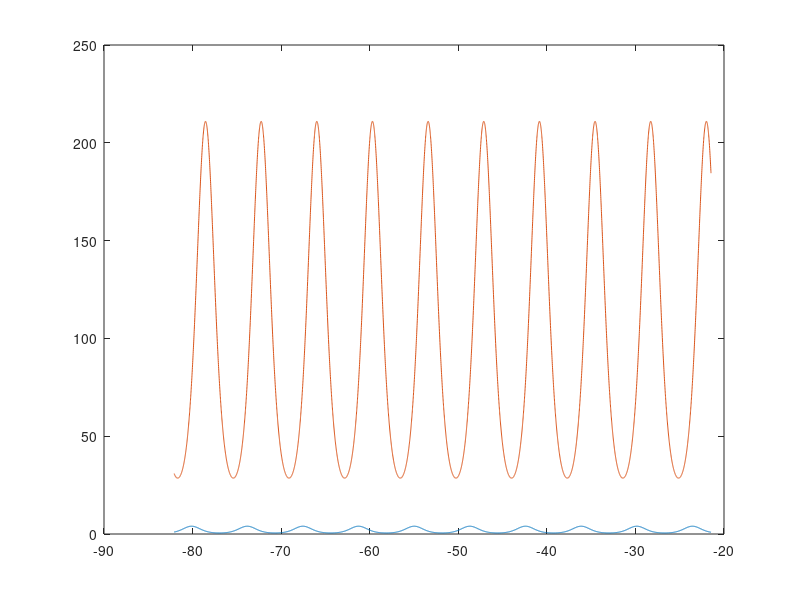

MATLAB code to generate this figure: (Note: this script raises an error after producing the figure.)

function main()
    fun = @trigbasic;
    size = 2;
    tstart=-100;
    tend=100;
    y0start=1;
    y0end=100;
    events=@eventsbasic;
    mass=[];

%     fun = @polybasic;
%     size = 2;
%     tstart=-10;
%     tend=10;
%     y0start=1;
%     y0end=1;
%     events=@eventsbasic;
%     mass=[];
    
    choices={'nonnegative','refine','tol'}%'tol','refine','nonnegative','step'};
    fileID = fopen('test.txt','w');
    for i=1:1
        execute_test(fun,size,tstart,tend,y0start,y0end,events,mass,choices,fileID)
    end
    
    
%     choices={};
%     fileID = fopen('basictest.txt','w');
%     execute_test(fun,size,tstart,tend,y0start,y0end,events,mass,choices,fileID)
%     
%     choices={'tol'};
%     fileID = fopen('toltest.txt','w');
%     execute_test(fun,size,tstart,tend,y0start,y0end,events,mass,choices,fileID)
%     
%     choices={'refine'};
%     fileID = fopen('refinetest.txt','w');
%     execute_test(fun,size,tstart,tend,y0start,y0end,events,mass,choices,fileID)
%     
%     choices={'nonnegative'};
%     fileID = fopen('nntest.txt','w');
%     execute_test(fun,size,tstart,tend,y0start,y0end,events,mass,choices,fileID)
%     
%     choices={'step'};
%     fileID = fopen('basic.txt','w');
%     execute_test(fun,size,tstart,tend,y0start,y0end,events,mass,choices,fileID)
%     
%     choices={'events'};
%     fileID = fopen('eventstest.txt','w');
%     execute_test(fun,size,tstart,tend,y0start,y0end,events,mass,choices,fileID)
%     
%     choices={'massmatrix'};
%     fileID = fopen('massmatrixtest.txt','w');
%     execute_test(fun,size,tstart,tend,y0start,y0end,events,mass,choices,fileID)
%     
%     choices={};
%     fileID = fopen('alltest.txt','w');
%     execute_test(fun,size,tstart,tend,y0start,y0end,events,mass,choices,fileID)
    
end

function execute_test(fun,size,tstart,tend,y0start,y0end,events,mass,choices,textfile)
    succ = false;
    while ~succ
        [y0,tspan]=randInput(size,tstart,tend,y0start,y0end);
        options = odeset();
        te=[];
        ye=[];
        ie=[];
        if any(strcmp(choices,'tol'))
            options = randTol(options,y0);
            disp(options)
        end
        if any(strcmp(choices,'refine'))
            options = randRefine(options);
        end
        if any(strcmp(choices,'nonnegative'))
            options = randNN(options,y0);
        end
        if any(strcmp(choices,'step'))
            options = randStep(options);
        end
        if any(strcmp(choices,'events'))
            options = odeset(options,'Events',events);
        end
        if any(strcmp(choices,'massmatrix'))
            options = randMatrix(options,y0);
        end
        if any(strcmp(choices,'massfunctime'))
            options = odeset(options,'Events',mass,'MStateDependence','none');
        end
        if any(strcmp(choices,'massfuncstate'))
            options = odeset(options,'Mass',mass,'MStateDependence','weak');
        end
        try
            save('options')
            if any(strcmp(choices,'events'))
                [t,y,te,ye,ie]=ode45(fun,tspan,y0,options);
            else
                [t,y]=ode45(fun,tspan,y0,options);
            end
            sol=ode45(fun,tspan,y0,options);
            succ = true;
        catch
            warning('Test failed');
        end
    end
    plot(t,y)
    writetext(textfile,sol,tspan,y0,t,y,te,ye,ie);
end



%%
%
%   Write your functions/mass functions here
%
%

function dydt = cosbasic(t,y)
    dydt=[cos(t);2*cos(t)];
end

function dydt = trigbasic(t,y)
    dydt = [y(1)*cos(t);y(2)*sin(t)];
end

function dydt = polybasic(t,y)
    dydt = [0.02*(3*t^5-52*t^3+42*t^2+145*t+18);0.02*(3*t^5-52*t^3+42*t^2+145*t+18);]
end

function [value,isterminal,direction] = eventsbasic(t,y)
    value = [y(1),y(2)];
    isterminal = [1,0];
    direction = [1,-1];
end

%%



%%
function [y0,tspan] = randInput(size,start,en,y0start,y0end)
    bool = [0,1];
    y0exponent = zeros(1,floor(log10(y0end/y0start))+1);
    y0exponent(1) = y0start;
    for i = 2:length(y0exponent)
        y0exponent(i) = y0exponent(i-1)*10;
    end
    y0=zeros(size,1);
    for i=1:size
        y0(i) = rand * randsample(y0exponent,1);
    end
    if randsample(bool,1)
        t0= start + (en-start) .* rand;
        tend = t0 +(en-t0) .* rand;
        tspan = [t0,tend];
    elseif randsample(bool,1)
        t0= start + (en-start) .* rand;
        tend = t0 +(en-t0) .* rand;
        space = 1/ (50 + (1000-50) *rand);
        tspan = [t0:space:tend];
    else
        t0= start + (en-start) .* rand;
        tend = t0 +(en-t0) .* rand;
        space = 1 / (50 + (1000-50) *rand);
        num = round((tend-t0)/space);
        tspan=sort(rand(1,num)*(tend-t0) + t0);
        
    end
end

function option = randTol(opt,y0)
    bool = [0,1];
    absexponent = [1e-10,1e-9,1e-8,1e-7,1e-6,1e-5,1e-4,1e-3];
    relexponent = [1e-8,1e-7,1e-6,1e-5,1e-4,1e-3,1e-2,1e-1,1];
    randNorm=randsample(bool,1);
    if randNorm
        option=odeset(opt,'NormControl','on');
    else
        option=odeset(opt,'NormControl','off');
    end
    absArray=randsample(bool,1);
    if absArray && ~randNorm
        %randAbs=rand*randsample(absexponent,1);
        randAbs=rand(1,length(y0)).*randsample(absexponent,1)
    else
        randAbs=rand*randsample(absexponent,1);
    end
    option=odeset(option,'AbsTol',randAbs);
    option=odeset(option,'RelTol',rand*randsample(relexponent,1))
end

function option = randRefine(opt)
    option = odeset(opt,'Refine',floor(1 + 20 * rand));
end

function option = randNN(opt,y0)
    bool = [0,1];
    size = length(y0);
    index = [];
    for i = 1:size
        if randsample(bool,1)
            index = [index, i];
        end
    end
    option = odeset(opt,'NonNegative',index);
end

function option = randStep(opt)
    maxexponent = [1e-3,1e-2,1e-1,1,10];
    initexponent = [1e-5,1e-4,1e-3,1e-2,1e-1,1];
    option=odeset(opt,'MaxStep',rand*randsample(maxexponent,1));
    option=odeset(option,'InitialStep',rand*randsample(initexponent,1));
end


function option = randMatrix(opt,y0)
    massexponent = [1e-1,1,1e1];
    size = length(y0);
    mat = zeros(size,size);
    for i = 1:size
        for j = 1:size
            mat(i,j)=rand*randsample(massexponent,1);
        end
    end
    option = odeset(opt,'Mass',mat);
end


%%

%%

function writetext(fileID,sol,tspan,y0,t,y,te,ye,ie)
    
    %Inputs
    fprintf(fileID,'Function:');
    fprintf(fileID,'%s',func2str(sol.extdata.odefun));
    fprintf(fileID,' ');
    fprintf(fileID,'Tspan:');
    fprintf(fileID,'%.15f#',tspan);
    fprintf(fileID,' ');
    fprintf(fileID,'Y0:');
    fprintf(fileID,'%.15f#',y0);
    fprintf(fileID,' ');
    fprintf(fileID,'Varargin:');
    fprintf(fileID,'%.15f#',string(sol.extdata.varargin));
    fprintf(fileID,' ');
    
    %Options
    fprintf(fileID,'RelTol:');
    fprintf(fileID,'%.30f',sol.extdata.options.RelTol);
    fprintf(fileID,' ');
    fprintf(fileID,'AbsTol:');
    fprintf(fileID,'%.30f#',sol.extdata.options.AbsTol);
    fprintf(fileID,' ');
    fprintf(fileID,'NormControl:');
    fprintf(fileID,'%s',sol.extdata.options.NormControl);
    fprintf(fileID,' ');
    fprintf(fileID,'Refine:');
    fprintf(fileID,'%d',sol.extdata.options.Refine);
    fprintf(fileID,' ');
    fprintf(fileID,'Stats:');
    fprintf(fileID,'%s',sol.extdata.options.Stats);
    fprintf(fileID,' ');
    fprintf(fileID,'NonNegative:');
    fprintf(fileID,'%d#',sol.extdata.options.NonNegative);
    fprintf(fileID,' ');
    fprintf(fileID,'Events:');
    if isa(sol.extdata.options.Events,'function_handle')
        fprintf(fileID,'%s',func2str(sol.extdata.options.Events));
    end
    fprintf(fileID,' ');
    fprintf(fileID,'MaxStep:');
    fprintf(fileID,'%.15f',sol.extdata.options.MaxStep);
    fprintf(fileID,' ');
    fprintf(fileID,'InitialStep:');
    fprintf(fileID,'%.15f',sol.extdata.options.InitialStep);
    fprintf(fileID,' ');
    fprintf(fileID,'Mass:');
    if isa(sol.extdata.options.Mass,'function_handle')
        fprintf(fileID,'%s',func2str(sol.extdata.options.Mass));
    else
        fprintf(fileID,'%.15f#',sol.extdata.options.Mass);
    end
    fprintf(fileID,' ');
    fprintf(fileID,'MStateDependence:');
    fprintf(fileID,'%s',sol.extdata.options.MStateDependence);
    fprintf(fileID,' ');

    %Output
    fprintf(fileID,'Tout:');
    fprintf(fileID,'%.15f#',t);
    fprintf(fileID,' ');
    fprintf(fileID,'Yout:');
    fprintf(fileID,'%.15f#',y);
    fprintf(fileID,' ');
    fprintf(fileID,'Nsteps:');
    fprintf(fileID,'%d',sol.stats.nsteps);
    fprintf(fileID,' ');
    fprintf(fileID,'Nfailed:');
    fprintf(fileID,'%d',sol.stats.nfailed);
    fprintf(fileID,' ');
    fprintf(fileID,'Nfevals:');
    fprintf(fileID,'%d',sol.stats.nfevals);
    fprintf(fileID,' ');
    fprintf(fileID,'Teout:');
    if isa(sol.extdata.options.Events,'function_handle')
        fprintf(fileID,'%.15f#',te);
    end
    fprintf(fileID,' ');
    fprintf(fileID,'Yeout:');
    if isa(sol.extdata.options.Events,'function_handle')
        fprintf(fileID,'%.15f#',ye);
    end
    fprintf(fileID,' ');
    fprintf(fileID,'Ieout:');
    if isa(sol.extdata.options.Events,'function_handle')
        fprintf(fileID,'%d#',ie);
    end
    fprintf(fileID,'\n');
    
end
